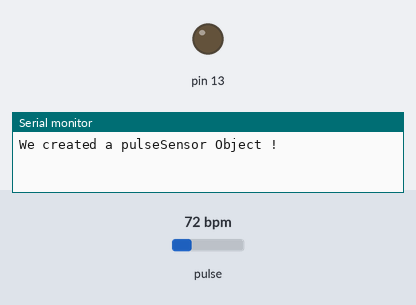
Recording of a sketch running on a simulated Arduino Uno, built with avr-gcc and run on an emulated ATmega328P. Shown: output pins drawn as LEDs (lit = HIGH), the last lines printed to the serial monitor. The test bench sets the inputs (shaded band); at power-on: pulse 72 bpm.

Above: at 0.3 s.
At 17.0 s:
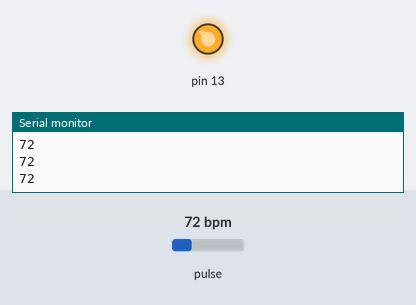
Timing chart, 0 to 18.5 s (numbered marks = the images above):
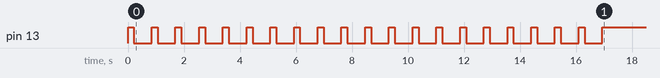

The sketch:

HeartPulseMeasurer_project2.ino
```cpp
#define USE_ARDUINO_INTERRUPTS true    // Set-up low-level interrupts for most acurate BPM math.
#include <PulseSensorPlayground.h>     // Includes the PulseSensorPlayground Library.

//  Variables
const int PulseWire = 1;       // PulseSensor PURPLE WIRE connected to ANALOG PIN 1
const int LED13 = 13;          // The on-board Arduino LED, close to PIN 13.
int Threshold = 516;   // Determine which Signal to "count as a beat" and which to ignore.

PulseSensorPlayground pulseSensor;  // Creates an instance of the PulseSensorPlayground object called "pulseSensor"


void setup() {

  Serial.begin(9600);          // For Serial Monitor

  // Configure the PulseSensor object, by assigning our variables to it.
  pulseSensor.analogInput(PulseWire);
  pulseSensor.blinkOnPulse(LED13);       //auto-magically blink Arduino's LED with heartbeat.
  pulseSensor.setThreshold(Threshold);


  // Double-check the "pulseSensor" object was created and "began" seeing a signal.
   if (pulseSensor.begin()) {
    Serial.println("We created a pulseSensor Object !");  //This prints one time at Arduino power-up,  or on Arduino reset.
  }

  int i = 0;
   // get only 10 values
   while (i < 20) {
   int myBPM = pulseSensor.getBeatsPerMinute();  // Calls function on our pulseSensor object that returns BPM as an "int".
                                                 // "myBPM" hold this BPM value now.

  if (pulseSensor.sawStartOfBeat()) {            // Constantly test to see if "a beat happened".
   Serial.println(myBPM);                         // Print the value inside of myBPM.
   i++;
  }

    delay(16);
   }
}


void loop() {

}
```
